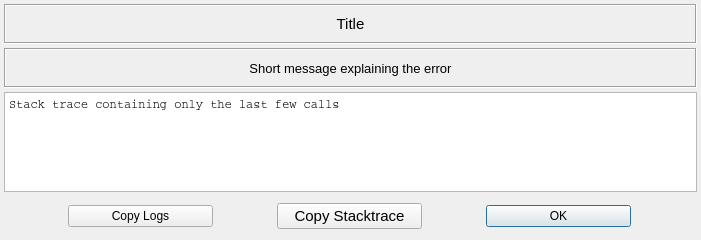
<?xml version="1.0" encoding="UTF-8"?>
<ui version="4.0">
 <class>Dialog</class>
 <widget class="QDialog" name="Dialog">
  <property name="windowModality">
   <enum>Qt::WindowModality::ApplicationModal</enum>
  </property>
  <property name="geometry">
   <rect>
    <x>0</x>
    <y>0</y>
    <width>701</width>
    <height>240</height>
   </rect>
  </property>
  <property name="minimumSize">
   <size>
    <width>500</width>
    <height>240</height>
   </size>
  </property>
  <property name="maximumSize">
   <size>
    <width>900</width>
    <height>600</height>
   </size>
  </property>
  <property name="windowTitle">
   <string>Dialog</string>
  </property>
  <property name="modal">
   <bool>true</bool>
  </property>
  <layout class="QVBoxLayout" name="verticalLayout">
   <property name="spacing">
    <number>4</number>
   </property>
   <property name="leftMargin">
    <number>4</number>
   </property>
   <property name="topMargin">
    <number>4</number>
   </property>
   <property name="rightMargin">
    <number>4</number>
   </property>
   <property name="bottomMargin">
    <number>4</number>
   </property>
   <item>
    <widget class="QFrame" name="frame_title">
     <property name="minimumSize">
      <size>
       <width>0</width>
       <height>40</height>
      </size>
     </property>
     <property name="maximumSize">
      <size>
       <width>16777215</width>
       <height>40</height>
      </size>
     </property>
     <property name="frameShape">
      <enum>QFrame::Shape::Box</enum>
     </property>
     <property name="frameShadow">
      <enum>QFrame::Shadow::Sunken</enum>
     </property>
     <layout class="QGridLayout" name="gridLayout">
      <property name="leftMargin">
       <number>2</number>
      </property>
      <property name="topMargin">
       <number>2</number>
      </property>
      <property name="rightMargin">
       <number>2</number>
      </property>
      <property name="bottomMargin">
       <number>2</number>
      </property>
      <property name="spacing">
       <number>2</number>
      </property>
      <item row="0" column="0">
       <widget class="QLabel" name="title_label">
        <property name="sizePolicy">
         <sizepolicy hsizetype="Preferred" vsizetype="Preferred">
          <horstretch>0</horstretch>
          <verstretch>0</verstretch>
         </sizepolicy>
        </property>
        <property name="maximumSize">
         <size>
          <width>16777215</width>
          <height>50</height>
         </size>
        </property>
        <property name="baseSize">
         <size>
          <width>0</width>
          <height>50</height>
         </size>
        </property>
        <property name="font">
         <font>
          <pointsize>11</pointsize>
         </font>
        </property>
        <property name="text">
         <string>Title</string>
        </property>
        <property name="alignment">
         <set>Qt::AlignmentFlag::AlignCenter</set>
        </property>
       </widget>
      </item>
     </layout>
    </widget>
   </item>
   <item>
    <widget class="QFrame" name="frame_short_message">
     <property name="minimumSize">
      <size>
       <width>0</width>
       <height>40</height>
      </size>
     </property>
     <property name="font">
      <font>
       <pointsize>9</pointsize>
      </font>
     </property>
     <property name="frameShape">
      <enum>QFrame::Shape::Box</enum>
     </property>
     <property name="frameShadow">
      <enum>QFrame::Shadow::Sunken</enum>
     </property>
     <layout class="QVBoxLayout" name="verticalLayout_2">
      <property name="spacing">
       <number>2</number>
      </property>
      <property name="leftMargin">
       <number>2</number>
      </property>
      <property name="topMargin">
       <number>2</number>
      </property>
      <property name="rightMargin">
       <number>2</number>
      </property>
      <property name="bottomMargin">
       <number>2</number>
      </property>
      <item>
       <widget class="QLabel" name="error_message">
        <property name="sizePolicy">
         <sizepolicy hsizetype="Preferred" vsizetype="Preferred">
          <horstretch>0</horstretch>
          <verstretch>0</verstretch>
         </sizepolicy>
        </property>
        <property name="font">
         <font>
          <pointsize>10</pointsize>
         </font>
        </property>
        <property name="text">
         <string>Short message explaining the error</string>
        </property>
        <property name="textFormat">
         <enum>Qt::TextFormat::PlainText</enum>
        </property>
        <property name="alignment">
         <set>Qt::AlignmentFlag::AlignCenter</set>
        </property>
        <property name="wordWrap">
         <bool>true</bool>
        </property>
        <property name="margin">
         <number>10</number>
        </property>
       </widget>
      </item>
     </layout>
    </widget>
   </item>
   <item>
    <widget class="QTextBrowser" name="stack_trace_text_browser">
     <property name="enabled">
      <bool>true</bool>
     </property>
     <property name="sizePolicy">
      <sizepolicy hsizetype="Preferred" vsizetype="Expanding">
       <horstretch>0</horstretch>
       <verstretch>0</verstretch>
      </sizepolicy>
     </property>
     <property name="font">
      <font>
       <family>Courier</family>
       <pointsize>10</pointsize>
       <kerning>true</kerning>
      </font>
     </property>
     <property name="horizontalScrollBarPolicy">
      <enum>Qt::ScrollBarPolicy::ScrollBarAlwaysOff</enum>
     </property>
     <property name="lineWrapMode">
      <enum>QTextEdit::LineWrapMode::WidgetWidth</enum>
     </property>
     <property name="html">
      <string>&lt;!DOCTYPE HTML PUBLIC &quot;-//W3C//DTD HTML 4.0//EN&quot; &quot;http://www.w3.org/TR/REC-html40/strict.dtd&quot;&gt;
&lt;html&gt;&lt;head&gt;&lt;meta name=&quot;qrichtext&quot; content=&quot;1&quot; /&gt;&lt;meta charset=&quot;utf-8&quot; /&gt;&lt;style type=&quot;text/css&quot;&gt;
p, li { white-space: pre-wrap; }
hr { height: 1px; border-width: 0; }
li.unchecked::marker { content: &quot;\2610&quot;; }
li.checked::marker { content: &quot;\2612&quot;; }
&lt;/style&gt;&lt;/head&gt;&lt;body style=&quot; font-family:'Courier'; font-size:10pt; font-weight:400; font-style:normal;&quot;&gt;
&lt;p style=&quot; margin-top:0px; margin-bottom:0px; margin-left:0px; margin-right:0px; -qt-block-indent:0; text-indent:0px;&quot;&gt;&lt;span style=&quot; font-family:'Cascadia Code'; font-size:9pt;&quot;&gt;Stack trace containing only the last few calls&lt;/span&gt;&lt;/p&gt;&lt;/body&gt;&lt;/html&gt;</string>
     </property>
    </widget>
   </item>
   <item>
    <widget class="QFrame" name="frame_button">
     <property name="minimumSize">
      <size>
       <width>0</width>
       <height>40</height>
      </size>
     </property>
     <property name="maximumSize">
      <size>
       <width>16777215</width>
       <height>40</height>
      </size>
     </property>
     <property name="frameShape">
      <enum>QFrame::Shape::NoFrame</enum>
     </property>
     <property name="frameShadow">
      <enum>QFrame::Shadow::Raised</enum>
     </property>
     <layout class="QGridLayout" name="gridLayout_2">
      <property name="leftMargin">
       <number>2</number>
      </property>
      <property name="topMargin">
       <number>2</number>
      </property>
      <property name="rightMargin">
       <number>2</number>
      </property>
      <property name="bottomMargin">
       <number>2</number>
      </property>
      <property name="spacing">
       <number>2</number>
      </property>
      <item row="0" column="3">
       <widget class="QPushButton" name="ok_button">
        <property name="minimumSize">
         <size>
          <width>145</width>
          <height>0</height>
         </size>
        </property>
        <property name="maximumSize">
         <size>
          <width>145</width>
          <height>16777215</height>
         </size>
        </property>
        <property name="baseSize">
         <size>
          <width>0</width>
          <height>0</height>
         </size>
        </property>
        <property name="text">
         <string>OK</string>
        </property>
       </widget>
      </item>
      <item row="0" column="1">
       <widget class="QPushButton" name="copy_log_button">
        <property name="minimumSize">
         <size>
          <width>145</width>
          <height>0</height>
         </size>
        </property>
        <property name="maximumSize">
         <size>
          <width>145</width>
          <height>16777215</height>
         </size>
        </property>
        <property name="text">
         <string>Copy Logs</string>
        </property>
       </widget>
      </item>
      <item row="0" column="2">
       <widget class="QPushButton" name="copy_stacktrace_button">
        <property name="minimumSize">
         <size>
          <width>145</width>
          <height>0</height>
         </size>
        </property>
        <property name="maximumSize">
         <size>
          <width>145</width>
          <height>16777215</height>
         </size>
        </property>
        <property name="font">
         <font>
          <pointsize>11</pointsize>
         </font>
        </property>
        <property name="text">
         <string>Copy Stacktrace</string>
        </property>
       </widget>
      </item>
     </layout>
    </widget>
   </item>
  </layout>
 </widget>
 <resources/>
 <connections/>
</ui>
